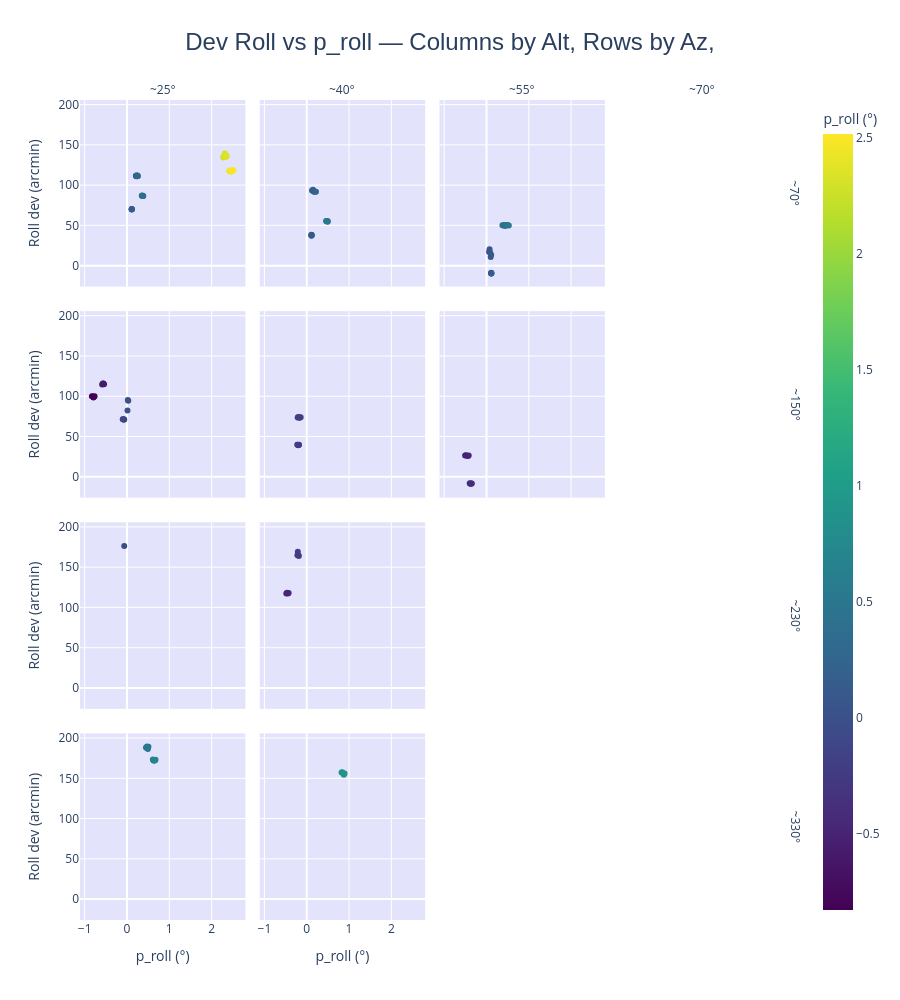

Here is the notebook cell this chart was saved with:
### Code cell
fig = px.scatter(
    plot_df,
    x='p_roll',
    y='dev_roll_arcmin',
    color='p_roll',
    facet_col='alt_bin',
    facet_row='az_bin',
    color_continuous_scale='Viridis',
    labels={
        'dev_roll_arcmin': 'Roll dev (arcmin)',
        'dev_roll_fixed':  'Roll dev fixed (arcmin)',
        'p_roll':          'p_roll (°)',
    },
    title='Dev Roll vs p_roll — Columns by Alt, Rows by Az, ',
    category_orders={
        'alt_bin': alt_labels_filtered,
        'az_bin':  az_labels_filtered,
    },
)

fig.update_layout(
    title=dict(x=0.5, font=dict(size=24, family='Arial')),
    plot_bgcolor='rgba(200, 200, 250, 0.5)',
    height=1000,
)

fig.for_each_annotation(lambda a: a.update(text=a.text.split('=')[-1]))

fig.show()

### Figure 1 — Plotly figure (JSON) as saved in the notebook; plotly's stock layout.template omitted (floating-point values rounded to 4 significant figures)
{"data": [{"hovertemplate": "az_bin=~70°<br>alt_bin=~25°<br>p_roll (°)=%{marker.color}<br>Roll dev (arcmin)=%{y}<extra></extra>", "legendgroup": "", "marker": {"color": [2.275, 2.287, 2.3, 2.313, 2.332, 2.345, 2.358, 2.418, 2.433, 2.453, 2.467, 2.481, 2.495, 2.516, 0.209, 0.216, 0.224, 0.234, 0.243, 0.25, 0.257, 0.349, 0.358, 0.366, 0.378, 0.386, 0.112, 0.113, 0.113, 0.113, 0.113], "coloraxis": "coloraxis", "symbol": "circle"}, "mode": "markers", "name": "", "orientation": "v", "showlegend": false, "type": "scatter", "x": [2.275, 2.287, 2.3, 2.313, 2.332, 2.345, 2.358, 2.418, 2.433, 2.453, 2.467, 2.481, 2.495, 2.516, 0.209, 0.216, 0.224, 0.234, 0.243, 0.25, 0.257, 0.349, 0.358, 0.366, 0.378, 0.386, 0.112, 0.113, 0.113, 0.113, 0.113], "xaxis": "x13", "y": [134.4, 136.2, 135.5, 139.3, 134.8, 137.0, 135.9, 117.5, 118.0, 116.6, 117.7, 117.6, 118.4, 118.3, 111.6, 110.9, 111.3, 112.2, 111.0, 111.4, 111.3, 86.8, 87.05, 86.86, 86.38, 86.5, 70.39, 69.96, 69.84, 69.95, 69.89], "yaxis": "y13"}, {"hovertemplate": "az_bin=~150°<br>alt_bin=~25°<br>p_roll (°)=%{marker.color}<br>Roll dev (arcmin)=%{y}<extra></extra>", "legendgroup": "", "marker": {"color": [0.03, 0.019, 0.012, -0.064, -0.072, -0.08, -0.092, -0.1, -0.542, -0.556, -0.572, -0.586, -0.766, -0.78, -0.793, -0.815, -0.829], "coloraxis": "coloraxis", "symbol": "circle"}, "mode": "markers", "name": "", "orientation": "v", "showlegend": false, "type": "scatter", "x": [0.03, 0.019, 0.012, -0.064, -0.072, -0.08, -0.092, -0.1, -0.542, -0.556, -0.572, -0.586, -0.766, -0.78, -0.793, -0.815, -0.829], "xaxis": "x9", "y": [94.28, 95.38, 82.22, 71.06, 71.19, 71.1, 71.55, 71.3, 115.0, 115.7, 115.8, 114.6, 99.9, 99.27, 98.6, 99.59, 99.93], "yaxis": "y9"}, {"hovertemplate": "az_bin=~230°<br>alt_bin=~25°<br>p_roll (°)=%{marker.color}<br>Roll dev (arcmin)=%{y}<extra></extra>", "legendgroup": "", "marker": {"color": [-0.065], "coloraxis": "coloraxis", "symbol": "circle"}, "mode": "markers", "name": "", "orientation": "v", "showlegend": false, "type": "scatter", "x": [-0.065], "xaxis": "x5", "y": [176.3], "yaxis": "y5"}, {"hovertemplate": "az_bin=~330°<br>alt_bin=~25°<br>p_roll (°)=%{marker.color}<br>Roll dev (arcmin)=%{y}<extra></extra>", "legendgroup": "", "marker": {"color": [0.449, 0.462, 0.475, 0.494, 0.507, 0.611, 0.625, 0.639, 0.66, 0.674], "coloraxis": "coloraxis", "symbol": "circle"}, "mode": "markers", "name": "", "orientation": "v", "showlegend": false, "type": "scatter", "x": [0.449, 0.462, 0.475, 0.494, 0.507, 0.611, 0.625, 0.639, 0.66, 0.674], "xaxis": "x", "y": [188.1, 187.9, 189.4, 186.4, 189.1, 173.3, 172.2, 172.2, 172.2, 173.2], "yaxis": "y"}, {"hovertemplate": "az_bin=~70°<br>alt_bin=~40°<br>p_roll (°)=%{marker.color}<br>Roll dev (arcmin)=%{y}<extra></extra>", "legendgroup": "", "marker": {"color": [0.125, 0.148, 0.163, 0.179, 0.195, 0.218, 0.458, 0.467, 0.476, 0.49, 0.499, 0.113, 0.113, 0.113, 0.113, 0.113], "coloraxis": "coloraxis", "symbol": "circle"}, "mode": "markers", "name": "", "orientation": "v", "showlegend": false, "type": "scatter", "x": [0.125, 0.148, 0.163, 0.179, 0.195, 0.218, 0.458, 0.467, 0.476, 0.49, 0.499, 0.113, 0.113, 0.113, 0.113, 0.113], "xaxis": "x14", "y": [93.42, 94.18, 92.11, 91.79, 92.0, 91.61, 55.32, 54.99, 55.47, 54.51, 55.11, 38.48, 38.0, 37.73, 37.87, 37.2], "yaxis": "y14"}, {"hovertemplate": "az_bin=~150°<br>alt_bin=~40°<br>p_roll (°)=%{marker.color}<br>Roll dev (arcmin)=%{y}<extra></extra>", "legendgroup": "", "marker": {"color": [-0.182, -0.191, -0.2, -0.213, -0.224, -0.143, -0.159, -0.175, -0.198, -0.214], "coloraxis": "coloraxis", "symbol": "circle"}, "mode": "markers", "name": "", "orientation": "v", "showlegend": false, "type": "scatter", "x": [-0.182, -0.191, -0.2, -0.213, -0.224, -0.143, -0.159, -0.175, -0.198, -0.214], "xaxis": "x10", "y": [39.84, 39.53, 39.21, 39.7, 39.92, 73.95, 73.62, 73.31, 74.3, 73.7], "yaxis": "y10"}, {"hovertemplate": "az_bin=~230°<br>alt_bin=~40°<br>p_roll (°)=%{marker.color}<br>Roll dev (arcmin)=%{y}<extra></extra>", "legendgroup": "", "marker": {"color": [-0.428, -0.444, -0.468, -0.483, -0.188, -0.197, -0.211, -0.22], "coloraxis": "coloraxis", "symbol": "circle"}, "mode": "markers", "name": "", "orientation": "v", "showlegend": false, "type": "scatter", "x": [-0.428, -0.444, -0.468, -0.483, -0.188, -0.197, -0.211, -0.22], "xaxis": "x6", "y": [117.8, 117.3, 118.2, 117.3, 163.8, 164.8, 169.0, 164.7], "yaxis": "y6"}, {"hovertemplate": "az_bin=~330°<br>alt_bin=~40°<br>p_roll (°)=%{marker.color}<br>Roll dev (arcmin)=%{y}<extra></extra>", "legendgroup": "", "marker": {"color": [0.823, 0.839, 0.854, 0.878, 0.894], "coloraxis": "coloraxis", "symbol": "circle"}, "mode": "markers", "name": "", "orientation": "v", "showlegend": false, "type": "scatter", "x": [0.823, 0.839, 0.854, 0.878, 0.894], "xaxis": "x2", "y": [157.1, 157.6, 156.5, 154.5, 156.1], "yaxis": "y2"}, {"hovertemplate": "az_bin=~70°<br>alt_bin=~55°<br>p_roll (°)=%{marker.color}<br>Roll dev (arcmin)=%{y}<extra></extra>", "legendgroup": "", "marker": {"color": [0.377, 0.396, 0.415, 0.444, 0.462, 0.481, 0.5, 0.528, 0.061, 0.072, 0.083, 0.099, 0.11, 0.113, 0.113, 0.113, 0.113, 0.113], "coloraxis": "coloraxis", "symbol": "circle"}, "mode": "markers", "name": "", "orientation": "v", "showlegend": false, "type": "scatter", "x": [0.377, 0.396, 0.415, 0.444, 0.462, 0.481, 0.5, 0.528, 0.061, 0.072, 0.083, 0.099, 0.11, 0.113, 0.113, 0.113, 0.113, 0.113], "xaxis": "x15", "y": [50.04, 49.93, 50.51, 49.19, 50.39, 50.21, 50.38, 49.76, 17.0, 20.31, 16.67, 10.71, 13.43, -9.47, -9.3, -8.97, -9.73, -9.68], "yaxis": "y15"}, {"hovertemplate": "az_bin=~150°<br>alt_bin=~55°<br>p_roll (°)=%{marker.color}<br>Roll dev (arcmin)=%{y}<extra></extra>", "legendgroup": "", "marker": {"color": [-0.347, -0.358, -0.369, -0.384, -0.396, -0.42, -0.439, -0.458, -0.485, -0.505], "coloraxis": "coloraxis", "symbol": "circle"}, "mode": "markers", "name": "", "orientation": "v", "showlegend": false, "type": "scatter", "x": [-0.347, -0.358, -0.369, -0.384, -0.396, -0.42, -0.439, -0.458, -0.485, -0.505], "xaxis": "x11", "y": [-8.19, -8.33, -8.59, -8.76, -8.15, 26.34, 25.92, 26.01, 26.84, 26.41], "yaxis": "y11"}], "layout": {"annotations": [{"font": {}, "showarrow": false, "text": "~25°", "x": 0.115, "xanchor": "center", "xref": "paper", "y": 1, "yanchor": "bottom", "yref": "paper"}, {"font": {}, "showarrow": false, "text": "~40°", "x": 0.365, "xanchor": "center", "xref": "paper", "y": 1, "yanchor": "bottom", "yref": "paper"}, {"font": {}, "showarrow": false, "text": "~55°", "x": 0.615, "xanchor": "center", "xref": "paper", "y": 1, "yanchor": "bottom", "yref": "paper"}, {"font": {}, "showarrow": false, "text": "~70°", "x": 0.865, "xanchor": "center", "xref": "paper", "y": 1, "yanchor": "bottom", "yref": "paper"}, {"font": {}, "showarrow": false, "text": "~330°", "textangle": 90, "x": 0.98, "xanchor": "left", "xref": "paper", "y": 0.1138, "yanchor": "middle", "yref": "paper"}, {"font": {}, "showarrow": false, "text": "~230°", "textangle": 90, "x": 0.98, "xanchor": "left", "xref": "paper", "y": 0.3712, "yanchor": "middle", "yref": "paper"}, {"font": {}, "showarrow": false, "text": "~150°", "textangle": 90, "x": 0.98, "xanchor": "left", "xref": "paper", "y": 0.6288, "yanchor": "middle", "yref": "paper"}, {"font": {}, "showarrow": false, "text": "~70°", "textangle": 90, "x": 0.98, "xanchor": "left", "xref": "paper", "y": 0.8862, "yanchor": "middle", "yref": "paper"}], "coloraxis": {"colorbar": {"title": {"text": "p_roll (°)"}}, "colorscale": [[0, "#440154"], [0.1111, "#482878"], [0.2222, "#3e4989"], [0.3333, "#31688e"], [0.4444, "#26828e"], [0.5556, "#1f9e89"], [0.6667, "#35b779"], [0.7778, "#6ece58"], [0.8889, "#b5de2b"], [1, "#fde725"]]}, "height": 1000, "legend": {"tracegroupgap": 0}, "plot_bgcolor": "rgba(200, 200, 250, 0.5)", "title": {"font": {"family": "Arial", "size": 24}, "text": "Dev Roll vs p_roll — Columns by Alt, Rows by Az, ", "x": 0.5}, "xaxis": {"anchor": "y", "domain": [0, 0.23], "title": {"text": "p_roll (°)"}}, "xaxis10": {"anchor": "y10", "domain": [0.25, 0.48], "matches": "x", "showticklabels": false}, "xaxis11": {"anchor": "y11", "domain": [0.5, 0.73], "matches": "x", "showticklabels": false}, "xaxis12": {"anchor": "y12", "domain": [0.75, 0.98], "matches": "x", "showticklabels": false}, "xaxis13": {"anchor": "y13", "domain": [0, 0.23], "matches": "x", "showticklabels": false}, "xaxis14": {"anchor": "y14", "domain": [0.25, 0.48], "matches": "x", "showticklabels": false}, "xaxis15": {"anchor": "y15", "domain": [0.5, 0.73], "matches": "x", "showticklabels": false}, "xaxis16": {"anchor": "y16", "domain": [0.75, 0.98], "matches": "x", "showticklabels": false}, "xaxis2": {"anchor": "y2", "domain": [0.25, 0.48], "matches": "x", "title": {"text": "p_roll (°)"}}, "xaxis3": {"anchor": "y3", "domain": [0.5, 0.73], "matches": "x", "title": {"text": "p_roll (°)"}}, "xaxis4": {"anchor": "y4", "domain": [0.75, 0.98], "matches": "x", "title": {"text": "p_roll (°)"}}, "xaxis5": {"anchor": "y5", "domain": [0, 0.23], "matches": "x", "showticklabels": false}, "xaxis6": {"anchor": "y6", "domain": [0.25, 0.48], "matches": "x", "showticklabels": false}, "xaxis7": {"anchor": "y7", "domain": [0.5, 0.73], "matches": "x", "showticklabels": false}, "xaxis8": {"anchor": "y8", "domain": [0.75, 0.98], "matches": "x", "showticklabels": false}, "xaxis9": {"anchor": "y9", "domain": [0, 0.23], "matches": "x", "showticklabels": false}, "yaxis": {"anchor": "x", "domain": [0, 0.2275], "title": {"text": "Roll dev (arcmin)"}}, "yaxis10": {"anchor": "x10", "domain": [0.515, 0.7425], "matches": "y", "showticklabels": false}, "yaxis11": {"anchor": "x11", "domain": [0.515, 0.7425], "matches": "y", "showticklabels": false}, "yaxis12": {"anchor": "x12", "domain": [0.515, 0.7425], "matches": "y", "showticklabels": false}, "yaxis13": {"anchor": "x13", "domain": [0.7725, 1], "matches": "y", "title": {"text": "Roll dev (arcmin)"}}, "yaxis14": {"anchor": "x14", "domain": [0.7725, 1], "matches": "y", "showticklabels": false}, "yaxis15": {"anchor": "x15", "domain": [0.7725, 1], "matches": "y", "showticklabels": false}, "yaxis16": {"anchor": "x16", "domain": [0.7725, 1], "matches": "y", "showticklabels": false}, "yaxis2": {"anchor": "x2", "domain": [0, 0.2275], "matches": "y", "showticklabels": false}, "yaxis3": {"anchor": "x3", "domain": [0, 0.2275], "matches": "y", "showticklabels": false}, "yaxis4": {"anchor": "x4", "domain": [0, 0.2275], "matches": "y", "showticklabels": false}, "yaxis5": {"anchor": "x5", "domain": [0.2575, 0.485], "matches": "y", "title": {"text": "Roll dev (arcmin)"}}, "yaxis6": {"anchor": "x6", "domain": [0.2575, 0.485], "matches": "y", "showticklabels": false}, "yaxis7": {"anchor": "x7", "domain": [0.2575, 0.485], "matches": "y", "showticklabels": false}, "yaxis8": {"anchor": "x8", "domain": [0.2575, 0.485], "matches": "y", "showticklabels": false}, "yaxis9": {"anchor": "x9", "domain": [0.515, 0.7425], "matches": "y", "title": {"text": "Roll dev (arcmin)"}}}}
